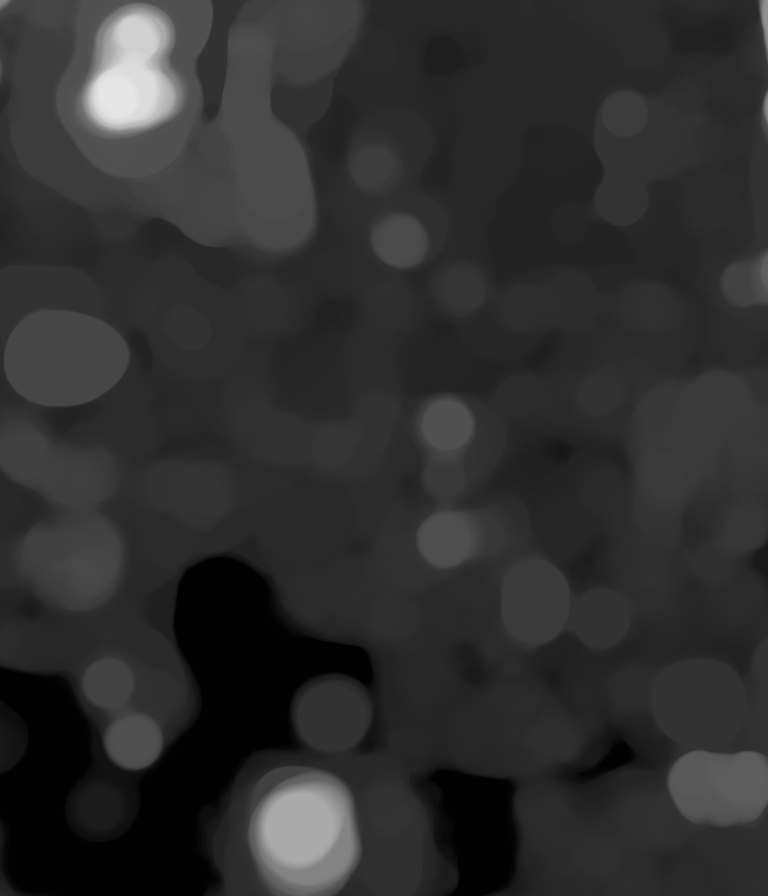
#> input picture MAF_Environments/RS/Assets/Height_image_L.png, 1536 x 1792 px (shown at 1/2 size)
$ python -i Grid_tools.py   (imports and definitions only)
#> lines starting #> are read from the running program, lines starting #| are printed output that depends on the picture; after the words box and inside, x2 and y2 are one past the last pixel; in counts of white or black regions, pixels touching at a corner belong together

##################################################################################################################
"""

"""

# Built-in/Generic Imports
import sys

# Libs
import numpy as np
import cv2

# Own modules


__version__ = '1.1.1'
__author__ = 'Victor Guillet'
__date__ = '26/04/2020'

##################################################################################################################


def load_feature_map_array(path: str):
    # -> Load image
#> called with path = '../RS/Assets/Height_image_L.png'
    img = cv2.imread(path, cv2.IMREAD_UNCHANGED)
#> img is the input picture: shape (1792, 1536, 4); mean B, G, R, A 46.4, 46.4, 46.4, 255

    # -> Set transparent values as white
    alpha_channel = img[:, :, 3]
#> alpha_channel: shape (1792, 1536); every value is 255
    _, mask = cv2.threshold(alpha_channel, 254, 255, cv2.THRESH_BINARY)  # binarize mask
    color = img[:, :, :3]
    new_img = cv2.bitwise_not(cv2.bitwise_not(color, mask=mask))

    # -> Convert to binary image
    gray_img = cv2.cvtColor(new_img, cv2.COLOR_BGR2GRAY)
    ret, bw_img = cv2.threshold(gray_img, 127, 1, cv2.THRESH_BINARY)
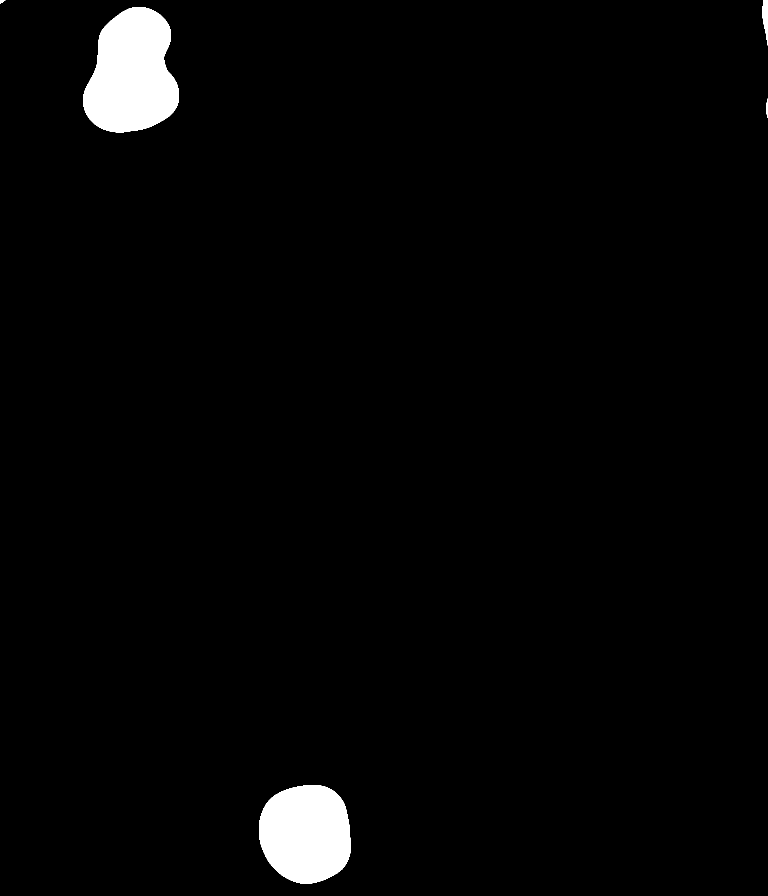
#> bw_img: shape (1792, 1536) (shown at 1/2 size); values 0 (black) and 1 (white), 2.4% white; 5 white regions, box (x1, y1, x2, y2) and area: (166, 14, 358, 265) 35651, (518, 1570, 702, 1768) 29341, (1525, 0, 1536, 91) 684, (1532, 197, 1536, 236) 105, (0, 0, 11, 7) 48

    return bw_img


# [106 lines left out: functions reduce_grid_scale, convert_coordinates, convert_route_coordinates, not called in this run]

>>> result = load_feature_map_array('../RS/Assets/Height_image_L.png')
